Frame 1 (no input): blank canvas, image omitted
Frame 60 (no input): blank canvas, image omitted
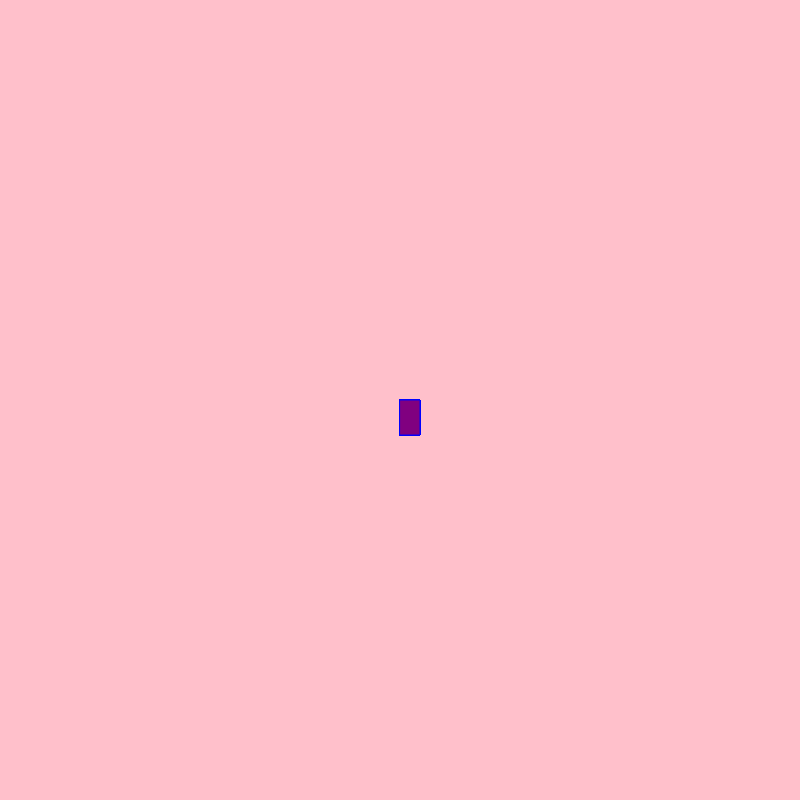
Frame 120 (the mouse pressed at the canvas centre since frame 60)

The p5.js sketch whose frames 1 and 60 were blank and that drew this single picture after the mouse press (run headless with seeded random() and noise() and a simulated clock; from frame 60 on, the mouse is pressed at the canvas centre):

// p5.js sketch
// ── sketch.js
function setup() {
    createCanvas(800, 800);
    background("pink");
  }
  
  function draw() {
    
  
    stroke("blue");
    fill("purple");
  
    // console.log(mouseIsPressed)
    
    if (mouseIsPressed) {
    rect(mouseX, mouseY,20,35);
    }
  }
